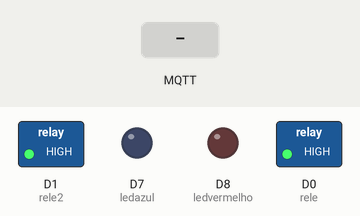
Recording of a sketch running on a simulated ESP8266 (NodeMCU). Shown: switched loads named in the sketch (green lamp = pin HIGH), output pins drawn as LEDs (lit = HIGH). The test bench sets the inputs (shaded band). WiFi joins after 1.5 s; servers stay silent unless stated; network time is answered at once with the bench clock; the local clock reads 2024-03-15 10:24:30 at power-on unless the sketch sets it; random numbers use the default seed unless the sketch sets one; no MQTT or app messages arrive unless stated; what the sketch prints to the serial monitor is not drawn.

Above: at 2.7 s.
2.8 s: MQTT message "AUT1" arrives on the first subscribed topic
At 4.0 s:
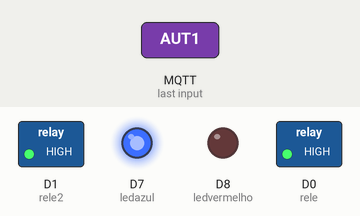
4.3 s: MQTT message "ATIVAR1" arrives on the first subscribed topic
At 6.6 s:
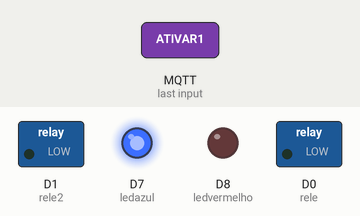
Timing chart, 0 to 8.1 s (numbered marks = the images above; inputs shaded):
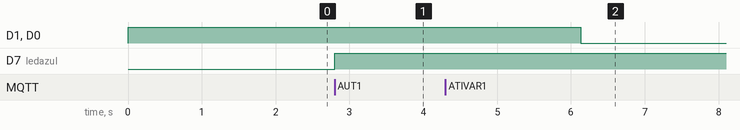

The sketch:

Projeto_v2.ino
```cpp
#include <ESP8266WiFi.h>
#include <PubSubClient.h>
#include <NTPClient.h>
#include <WiFiUdp.h>
#include "ThingSpeak.h"

// Update these with values suitable for your network.

const char *ssid = "IOT";
const char *password = "iot1234iot";
const char *mqtt_server = "mqtt.eclipse.org";

// Thinkspeak to upload data
unsigned long myChannelNumber = 1172259;
const char *myWriteAPIKey = "ASBZB5RPBRJVW33G";

const int rele2 = D1;
const int rele = D0;

const int ledazul = D7;
const int ledvermelho = D8;
const int ledmqtt = D2;

String horario;
String STRmsg;

WiFiUDP ntpUDP;
NTPClient timeClient(ntpUDP, "a.st1.ntp.br", -3 * 3600, 60000);

WiFiClient espClient;
PubSubClient client(espClient);

void ligarsistema()
{
    ThingSpeak.writeField(myChannelNumber, 1, 1, myWriteAPIKey);

    Serial.println("Aparelho Ligado!");

    digitalWrite(rele, HIGH);
    digitalWrite(rele2, HIGH);
    delay(1000);

    Serial.println("Primeiro lanço de ração");
    digitalWrite(rele, LOW);
    digitalWrite(rele2, LOW);
    Serial.println("(Ligado)");
    delay(75000);

    Serial.println("-------------------");

    Serial.println("Tempo de espera");
    digitalWrite(rele, HIGH);
    digitalWrite(rele2, HIGH);
    Serial.println("(Desligado)");
    delay(20000);

    Serial.println("Segundo lanço de ração");
    digitalWrite(rele, LOW);
    digitalWrite(rele2, LOW);
    Serial.println("(Ligado)");
    delay(75000);

    Serial.println("-------------------");

    digitalWrite(rele, HIGH);
    digitalWrite(rele2, HIGH);
    delay(1000);

    Serial.println("###################################");
    Serial.println("");
    delay(1000);
}

void timerligar()
{
    Serial.println("Modo Automático Ligado");
    timeClient.update();
    horario = timeClient.getFormattedTime();
    Serial.println(horario);

    if (horario == "09:00:00")
    {
        ligarsistema();
    }
    else if (horario == "15:00:00")
    {
        ligarsistema();
    }
    delay(1000);
}

void setup_wifi()
{

    delay(10);
    // We start by connecting to a WiFi network
    Serial.println();
    Serial.print("Connecting to ");
    Serial.println(ssid);

    WiFi.mode(WIFI_STA);
    WiFi.begin(ssid, password);

    while (WiFi.status() != WL_CONNECTED)
    {
        delay(500);
        Serial.print(".");
    }

    randomSeed(micros());

    Serial.println("");
    Serial.println("WiFi connected");

    Serial.println("IP address: ");
    Serial.println(WiFi.localIP());

}

void callback(char *topic, byte *payload, unsigned int length)
{
    payload[length] = '\0'; //armazena msg recebida em uma sring
    STRmsg = String((char *)payload);
}

void reconnect()
{
    // Loop until we're reconnected
    while (!client.connected())
    {
        Serial.print("Attempting MQTT connection...");
        // Create a random client ID
        String clientId = "ESP8266Client-";
        clientId += String(random(0xffff), HEX);
        // Attempt to connect
        if (client.connect(clientId.c_str()))
        {
            Serial.println("Conectado ao Broker");
            digitalWrite(ledmqtt, HIGH);
            // Once connected, publish an announcement...
            client.publish("IOTFGFatec/status", "ON");
            // ... and resubscribe
            client.subscribe("IOTFGFatec/ativacao");
        }
        else
        {
            digitalWrite(ledmqtt, LOW);
            Serial.print("failed, rc=");
            Serial.print(client.state());
            Serial.println(" try again in 5 seconds");
            // Wait 5 seconds before retrying
            delay(5000);
        }
    }
}

void setup()
{

    Serial.begin(115200);
    pinMode(rele, OUTPUT);
    pinMode(rele2, OUTPUT);
    pinMode(ledazul, OUTPUT);
    pinMode(ledvermelho, OUTPUT);

    digitalWrite(rele, HIGH);
    digitalWrite(rele2, HIGH);

    setup_wifi();
    client.setServer(mqtt_server, 1883);
    client.setCallback(callback);
    timeClient.begin(); //horario
    ThingSpeak.begin(espClient);
}

void loop()
{
    if (!client.connected())
    {
        reconnect();
    }

    client.loop();

    Serial.println("");
    Serial.println("");
    Serial.println("");
    Serial.println(STRmsg);
    Serial.println("");

    if (STRmsg == "AUT1")
    {
        digitalWrite(ledazul, HIGH);
        digitalWrite(ledvermelho, LOW);
        timerligar();
    }
    else if (STRmsg == "ATIVAR1")
    {
        ligarsistema();
        STRmsg = "M1";
        delay(1000);
    }
    else if (STRmsg == "M1")
    {
        digitalWrite(ledvermelho, HIGH);
        digitalWrite(ledazul, LOW);

        Serial.println("Modo Manual Ativado!");
        Serial.println("");
        Serial.println("Aparelho Desligado!");
        delay(1000);
    }
}
```

Measured:
- after the input at 2.8 s, D7 (ledazul): LOW → HIGH at once
- after the input at 4.3 s, D1 (rele2), D0 (rele): HIGH → LOW after 1.8 s
